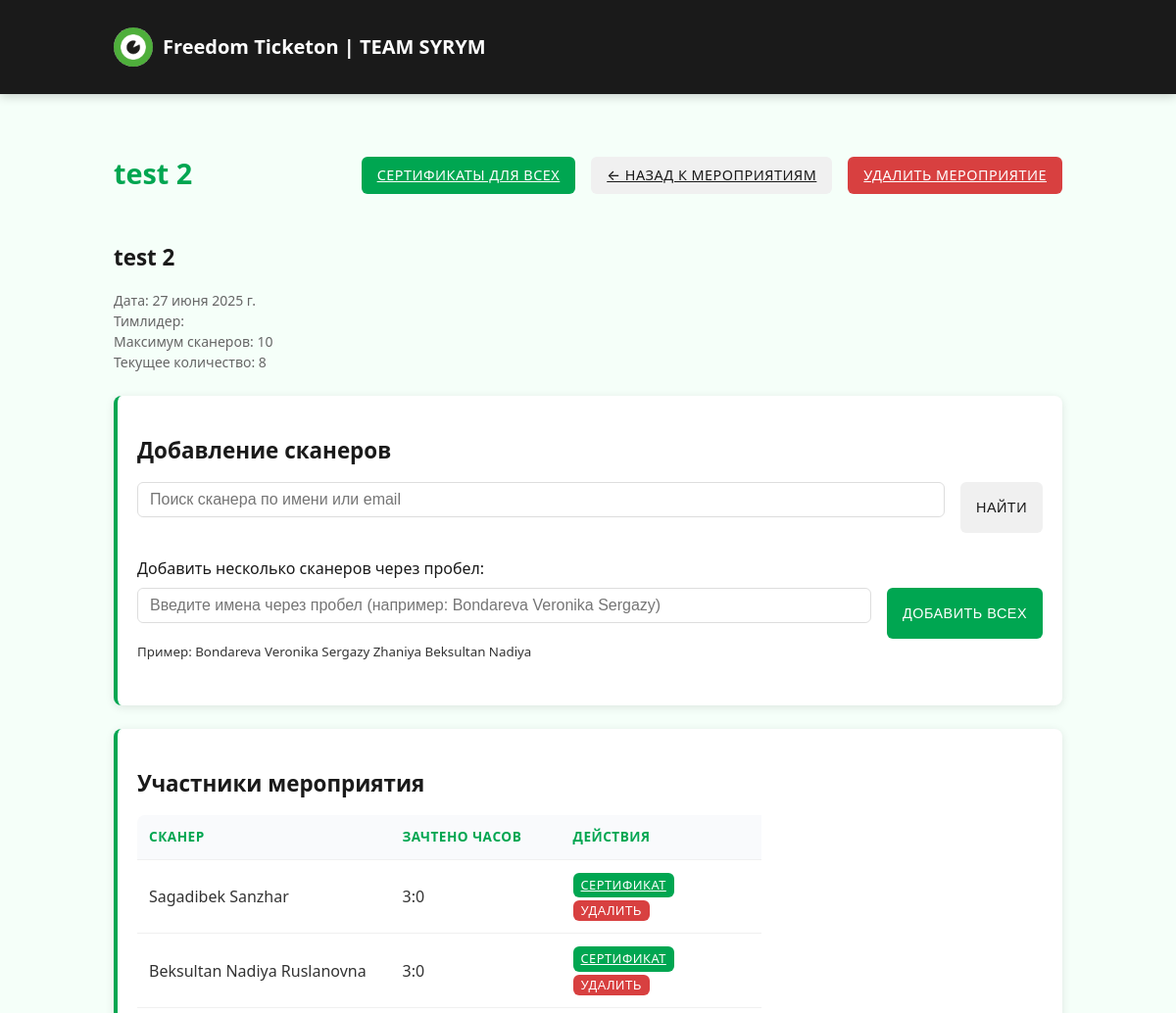
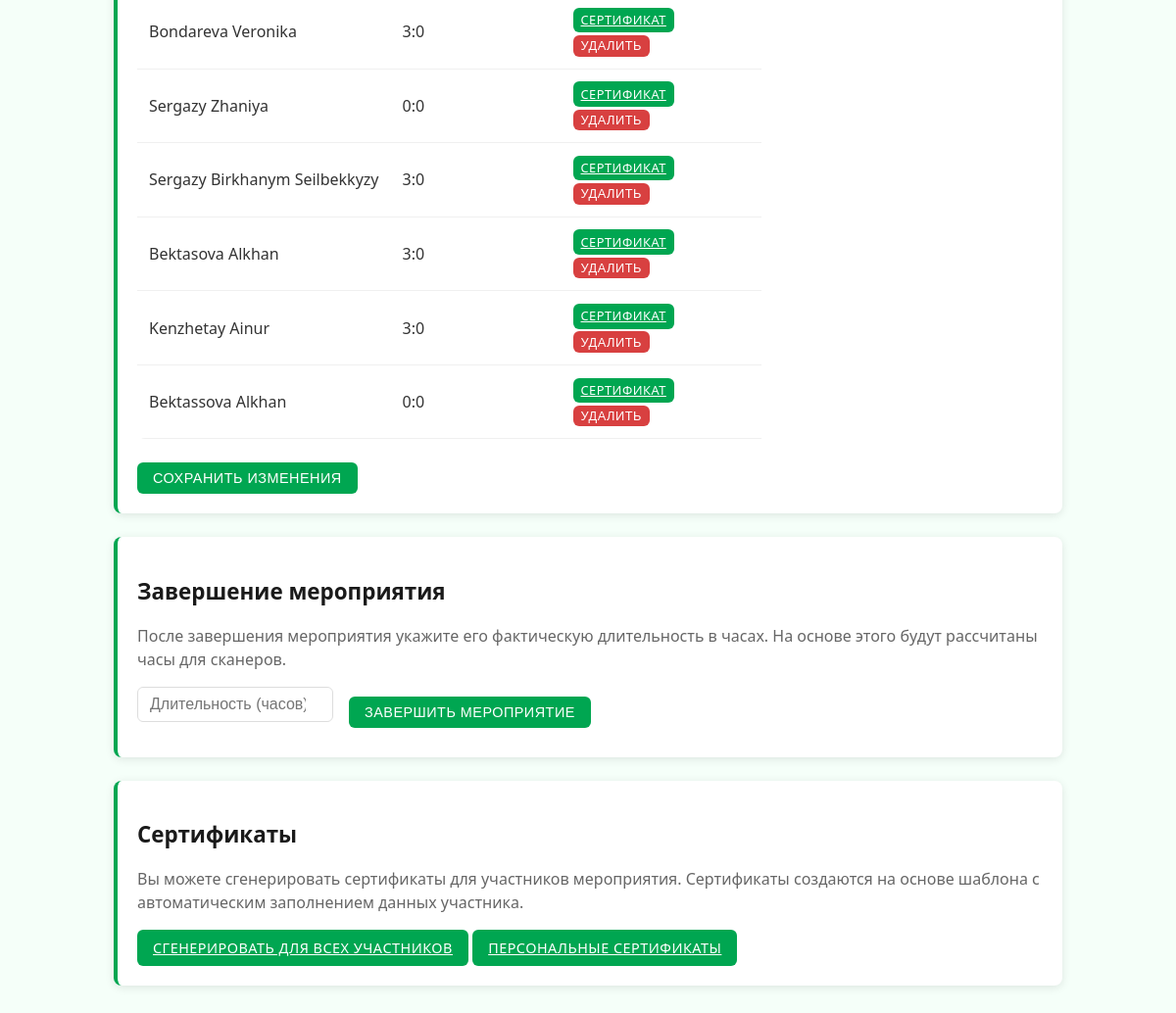
Screenshot of /events/625/edit/ (signed in) with the database file from the repository (2 pictures, top to bottom).
### core/models.py (models this page shows, shortened)
class Event(models.Model):
    name = models.CharField(max_length=200)
    date = models.DateField()
    start_date = models.DateField(null=True, blank=True)
    end_date = models.DateField(null=True, blank=True)
    location = models.CharField(max_length=200, default='Астана')
    description = models.TextField(blank=True, default='')
    created_by = models.ForeignKey(User, on_delete=models.CASCADE)
    created_at = models.DateTimeField(default=timezone.now)
    code = models.CharField(max_length=10, default='DEFAULT000')
    duration_hours = models.FloatField(default=1.0)
    max_scanners = models.IntegerField(default=10)

class EventParticipant(models.Model):
    event = models.ForeignKey(Event, on_delete=models.CASCADE)
    volunteer = models.ForeignKey(Scanner, on_delete=models.CASCADE)
    registered_at = models.DateTimeField(default=timezone.now)
    hours_awarded = models.FloatField(default=0.0)
    class Meta:
        unique_together = ('event', 'volunteer')

class Scanner(models.Model):
    first_name = models.CharField(max_length=100)
    last_name = models.CharField(max_length=100)
    email = models.EmailField(blank=True, null=True)
    created_at = models.DateTimeField(default=timezone.now)

### core/views.py (the view, shortened to what this page needs)
# urls.py: path('events/<int:event_id>/edit/', views.event_edit, name='event_edit'),
@team_leader_required
def event_edit(request, event_id):
    event = Event.objects.get(id=event_id)
    all_scanners = Scanner.objects.all()
    participants = EventParticipant.objects.filter(event=event).select_related('volunteer')
    return render(request, 'core/event_edit.html', {
        'event': event,
        'all_scanners': all_scanners,
        'participants': participants,
        'is_creator': event.created_by == request.user,
        'is_admin': request.user.is_staff
    })

### core/models.py (called while the page is built)
def is_team_leader(user):
    return user.groups.filter(name='Тимлидеры').exists()

### core/templatetags/custom_filters.py (called while the page is built)
@register.filter
def multiply(value, arg):
    try:
        return float(value) * float(arg)
    except (ValueError, TypeError):
        return 0

@register.filter
def subtract(value, arg):
    try:
        return float(value) - float(arg)
    except (ValueError, TypeError):
        return 0

### core/views.py (called while the page is built)
def is_team_leader_or_admin(user):
    return user.is_authenticated and (user.is_team_leader or user.is_staff)

### templates/core/event_edit.html (shortened to what this page needs)
{% extends 'base.html' %}
{% load custom_filters %}
{% block content %}
<div class="flex justify-between items-center mb-3">
    <h1>{{ event.name }}</h1>
    <div class="flex gap-2">
        <a href="{% url 'generate_all_certificates' event.id %}" class="btn btn-success">Сертификаты для всех</a>
        <a href="{% url 'events' %}" class="btn btn-secondary">← Назад к мероприятиям</a>
        {% if is_admin %}
        <a href="{% url 'event_delete' event.id %}" class="btn btn-danger" onclick="return confirm('Вы уверены, что хотите удалить это мероприятие?');">Удалить мероприятие</a>
        {% endif %}
    </div>
</div>
<div class="event-details mb-3">
    <h2>{{ event.name }}</h2>
    <div class="text-sm" style="color: #666;">
        <div>Дата: {{ event.date }}</div>
        <div>Тимлидер: {{ event.created_by.first_name }} {{ event.created_by.last_name }}</div>
        <div>Максимум сканеров: {{ event.max_scanners }}</div>
        <div>Текущее количество: {{ participants.count }}</div>
    </div>
</div>
<div class="card mb-3">
    <h2 class="mb-2">Добавление сканеров</h2>
    <div id="search-wrapper">
        <form id="add-volunteer-form" method="post">
            <div class="flex gap-2 mb-3">
                <input id="volunteer-search" type="text" class="form-control" placeholder="Поиск сканера по имени или email" autocomplete="off" style="flex:1">
                <button type="button" id="search-btn" class="btn btn-secondary">Найти</button>
            </div>
            <div class="mb-3">
                <label for="volunteer-names" class="block mb-1">Добавить несколько сканеров через пробел:</label>
                <div class="flex gap-2">
                    <input id="volunteer-names" name="volunteer_names" type="text" class="form-control" placeholder="Введите имена через пробел (например: Bondareva Veronika Sergazy)" style="flex:1">
                    <button name="add_volunteer" class="btn btn-primary">Добавить всех</button>
                </div>
                <small class="text-muted">Пример: Bondareva Veronika Sergazy Zhaniya Beksultan Nadiya</small>
            </div>
        </form>
    </div>
</div>
<div class="card mb-3">
    <h2 class="mb-2">Участники мероприятия</h2>
    {% if participants %}
    <form method="post">
        <table>
            <thead>
                <tr>
                    <th>Сканер</th>
                    {% if is_admin %}
                    <th style="width: 150px;">Зачтено часов</th>
                    {% endif %}
                    <th style="width: 180px;">Действия</th>
                </tr>
            </thead>
            <tbody>
                {% for p in participants %}
                <tr>
                    <td>{{ p.volunteer.first_name }} {{ p.volunteer.last_name }}</td>
                    {% if is_admin %}
                    <td style="font-weight: 500;">
                        {% with total=p.hours_awarded %}
                            {% with h=total|floatformat:0 %}
                                {% with m=total|subtract:h|multiply:60|floatformat:0 %}
                                    {{ h }}:{% if m|add:'0'|length == 1 %}0{% endif %}{{ m|add:'0' }}
                                {% endwith %}
                            {% endwith %}
                        {% endwith %}
                    </td>
                    {% endif %}
                    <td>
                        <a href="{% url 'generate_certificate' p.id %}" class="btn btn-success" style="font-size: 0.8rem; padding: 0.2rem 0.5rem;">Сертификат</a>
                        {% if is_admin %}
                        <form method="post" style="display:inline;" onsubmit="return confirm('Удалить сканера из мероприятия?');">
                            <button type="submit" name="remove_participant" class="btn btn-danger" style="font-size: 0.8rem; padding: 0.2rem 0.5rem;">Удалить</button>
                        </form>
                        {% endif %}
                    </td>
                </tr>
                {% endfor %}
            </tbody>
        </table>
        {% if is_admin %}
        <div class="mt-3">
            <button name="save_participants" class="btn btn-primary">Сохранить изменения</button>
        </div>
        {% endif %}
    </form>
    {% else %}
    <p style="color: #666; text-align: center; padding: 1rem;">
        Пока нет добавленных сканеров
    </p>
    {% endif %}
</div>
{% if is_admin %}
<div class="card">
    <h2 class="mb-2">Завершение мероприятия</h2>
    <p class="mb-2" style="color: #666;">
        После завершения мероприятия укажите его фактическую длительность в часах.
        На основе этого будут рассчитаны часы для сканеров.
    </p>
    <form method="post" class="flex gap-2 items-center">
        <input name="duration_hours" type="number" min="0.5" step="0.5" value="{{ event.duration_hours|default:'' }}"
               class="form-control" placeholder="Длительность (часов)" style="max-width: 200px;">
        <button name="set_duration" class="btn btn-success">Завершить мероприятие</button>
    </form>
</div>
{% endif %}
<div class="card mt-3">
    <h2 class="mb-2">Сертификаты</h2>
    <p class="mb-2" style="color: #666;">
        Вы можете сгенерировать сертификаты для участников мероприятия.
        Сертификаты создаются на основе шаблона с автоматическим заполнением данных участника.
    </p>
    <div>
        <a href="{% url 'generate_all_certificates' event.id %}" class="btn btn-success">Сгенерировать для всех участников</a>
        <a href="{% url 'scanner_certificates' %}" class="btn btn-primary">Персональные сертификаты</a>
    </div>
</div>
{% endblock %}

### static/css/main.css (style rules this page uses)
:root { --primary-color: #00a651; --primary-hover: #008442; --accent-color: #4dc075; --light-color: #f5fff9; --dark-color: #1a1a1a; --gray-color: #f0f0f0; --text-color: #333; --danger-color: #d84040; --success-color: #00a651; }
body { font-family: "Segoe UI", -apple-system, BlinkMacSystemFont, Roboto, Oxygen, Ubuntu, sans-serif; background-color: var(--light-color); color: var(--text-color); line-height: 1.5; margin: 0; padding: 0; -webkit-font-smoothing: antialiased; -moz-osx-font-smoothing: grayscale; }
.card { background: white; border-radius: 8px; box-shadow: 0 2px 10px rgba(0, 0, 0, 0.1); padding: 20px; margin-bottom: 20px; border-left: 4px solid var(--primary-color); overflow: hidden; }
h1, h2, h3 { color: var(--dark-color); font-weight: 600; word-wrap: break-word; }
h1 { font-size: 1.8rem; margin-bottom: 1.5rem; color: var(--primary-color); }
h2 { font-size: 1.4rem; margin-bottom: 1rem; color: var(--dark-color); }
.form-control { display: block; width: 100%; padding: 0.5rem 0.75rem; border: 1px solid #ddd; border-radius: 6px; margin-bottom: 1rem; font-size: 1rem; transition: all 0.2s ease; box-sizing: border-box; }
label { display: block; margin-bottom: 0.5rem; font-weight: 500; color: var(--dark-color); }
.btn { padding: 0.5rem 1rem; border-radius: 6px; border: none; cursor: pointer; font-weight: 500; transition: background-color 0.2s, transform 0.1s; text-transform: uppercase; letter-spacing: 0.5px; font-size: 0.9rem; display: inline-block; text-align: center; }
.btn-primary { background-color: var(--primary-color); color: white; }
.btn-secondary { background-color: var(--gray-color); color: var(--dark-color); }
.btn-danger { background-color: var(--danger-color); color: white; }
.btn-success { background-color: var(--success-color); color: white; }
table { width: 100%; border-collapse: collapse; margin-bottom: 1.5rem; background-color: white; border-radius: 8px; overflow-x: auto; display: block; }
th, td { padding: 0.75rem; text-align: left; border-bottom: 1px solid var(--gray-color); }
th { font-weight: 600; background-color: #f9fafc; color: var(--primary-color); text-transform: uppercase; font-size: 0.85rem; letter-spacing: 0.5px; }
.mb-1 { margin-bottom: 0.5rem; }
.mb-2 { margin-bottom: 1rem; }
.mb-3 { margin-bottom: 1.5rem; }
.mt-3 { margin-top: 1.5rem; }
.flex { display: flex; }
.items-center { align-items: center; }
.justify-between { justify-content: space-between; }
.gap-2 { gap: 1rem; }
.text-sm { font-size: 0.875rem; }

### rows the page displays
Event: name "test 2", date "27 июня 2025 г.", max_scanners "10"
EventParticipant: volunteer.first_name "Sagadibek", volunteer.last_name "Sanzhar", h "3", m "0"
EventParticipant: volunteer.first_name "Beksultan", volunteer.last_name "Nadiya Ruslanovna", h "3", m "0"
EventParticipant: volunteer.first_name "Bondareva", volunteer.last_name "Veronika", h "3", m "0"
EventParticipant: volunteer.first_name "Sergazy", volunteer.last_name "Zhaniya", h "0", m "0"
EventParticipant: volunteer.first_name "Sergazy", volunteer.last_name "Birkhanym Seilbekkyzy", h "3", m "0"
EventParticipant: volunteer.first_name "Bektasova", volunteer.last_name "Alkhan", h "3", m "0"
EventParticipant: volunteer.first_name "Kenzhetay", volunteer.last_name "Ainur", h "3", m "0"
EventParticipant: volunteer.first_name "Bektassova", volunteer.last_name "Alkhan", h "0", m "0"

### other values shown
{{ participants.count }} "8"
